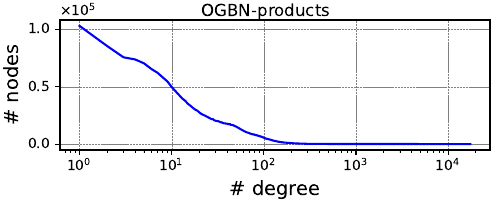

Reproduce this figure in Python.
import matplotlib.pyplot as plt

from matplotlib.ticker import ScalarFormatter
import pickle
import math

with open("products_degree_counts_data.pkl", "rb") as file:
    counts = pickle.load(file)
fig, ax = plt.subplots(figsize=(5, 2.0))
x_values = range(1,len(counts)+1)
plt.plot(x_values, counts, linestyle='-', color='b')
# fig.suptitle('      Degree Frequency of \n        OGBN-products')
fig.suptitle('      OGBN-products')

# plt.title('In-degree Frequency of '+args.dataset)
plt.xlabel('# degree', fontsize=14)
plt.ylabel('# nodes', fontsize=14)
# x_ticks = range(0, len(counts), 5000)

# Set x-axis to logarithmic scale
ax.set_xscale('log')
length = len(counts)
# Define x-ticks and format
x_ticks = [10**i for i in range(int(math.log(1,10)), int(math.log(length,10)+1))]
# x_tick_labels = [10**i+1 for i in range(int(math.log10(1)), int(math.log10(len(counts)))+1)]
ax.set_xticks(x_ticks)
# ax.set_xticklabels(x_tick_labels)
formatter = ScalarFormatter(useMathText=True)  # Create a formatter object
formatter.set_scientific(True)  # Force the use of scientific notation
formatter.set_powerlimits((-1,1))  # Use scientific notation when exponent is larger than 1 or smaller than -1

# ax.xaxis.set_major_formatter(formatter)  # Apply formatter to x-axis
ax.yaxis.set_major_formatter(formatter)  # Apply formatter to y-axis
plt.subplots_adjust(left=0.12, right=0.98, bottom=0.25, top=0.9) 
ax.grid(True, color='grey', linestyle='-.', linewidth=0.2)
# plt.grid(True)
plt.savefig('./figure1.pdf', format='pdf')

plt.show()










# # Data
# values = [173, 221, 374, 456, 445, 550, 655, 512, 576, 192609]
# labels = range(len(values))

# # Create figure and subplots
# fig, (ax1, ax2) = plt.subplots(2, 1, sharex=True, figsize=(5, 3))
# light_blue = (173/255, 216/255, 230/255)
# blue = (100/255, 116/255, 230/255)
# colors_rgb = [light_blue]*9
# colors_rgb.append(blue)
# # Plot on each subplot
# ax1.bar(labels, values, color=blue)
# ax2.bar(labels, values, color=colors_rgb)

# # Break the y-axis into two parts and set limits
# ax1.set_ylim(180000, 200000)  # Upper plot for the large outlier
# ax2.set_ylim(0, 2000)          # Lower plot for smaller values

# # Hide the spines between ax1 and ax2
# ax1.spines['bottom'].set_visible(False)
# ax2.spines['top'].set_visible(False)
# ax1.xaxis.tick_top()
# ax1.tick_params(labeltop=False)  # don't put tick labels at the top
# ax2.xaxis.tick_bottom()

# # Add diagonal lines to indicate the break in the y-axis
# d = .015  # Size of diagonal lines
# kwargs = dict(transform=ax1.transAxes, color='k', clip_on=False)
# ax1.plot((-d, +d), (-d, +d), **kwargs)        # Top-left diagonal
# ax1.plot((1 - d, 1 + d), (-d, +d), **kwargs)  # Top-right diagonal
# formatter = ScalarFormatter(useMathText=True)  # Create a formatter object
# formatter.set_scientific(True)  # Force the use of scientific notation
# formatter.set_powerlimits((-1,1))  # Use scientific notation when exponent is larger than 1 or smaller than -1

# # ax1.xaxis.set_major_formatter(formatter)  # Apply formatter to x-axis
# ax1.yaxis.set_major_formatter(formatter)  # Apply formatter to y-axis



# kwargs.update(transform=ax2.transAxes)  # Switch to the bottom axes
# ax2.plot((-d, +d), (1 - d, 1 + d), **kwargs)  # Bottom-left diagonal
# ax2.plot((1 - d, 1 + d), (1 - d, 1 + d), **kwargs)  # Bottom-right diagonal
# formatter = ScalarFormatter(useMathText=True)  # Create a formatter object
# formatter.set_scientific(True)  # Force the use of scientific notation
# formatter.set_powerlimits((-1,1))  # Use scientific notation when exponent is larger than 1 or smaller than -1

# # ax2.xaxis.set_major_formatter(formatter)  # Apply formatter to x-axis
# ax2.yaxis.set_major_formatter(formatter)  # Apply formatter to y-axis

# # Labels and title
# plt.xlabel('In-degree', fontsize=14)

# ax1.set_ylabel('Frequency                           ', fontsize=14)
# # ax2.set_ylabel('Frequency (low values)')
# x_ticks = range(1, 11)
# str_list = [str(num) for num in x_ticks]
# ax2.set_xticks(range(10))
# ax2.set_xticklabels(str_list)
# plt.title('In-degree Frequency of OGBN-products')
# plt.subplots_adjust(left=0.15, right=0.98, bottom=0.15, top=0.9) 
# plt.savefig('./degree_Frequencies_products_fanout.pdf', format='pdf')

# plt.show()


